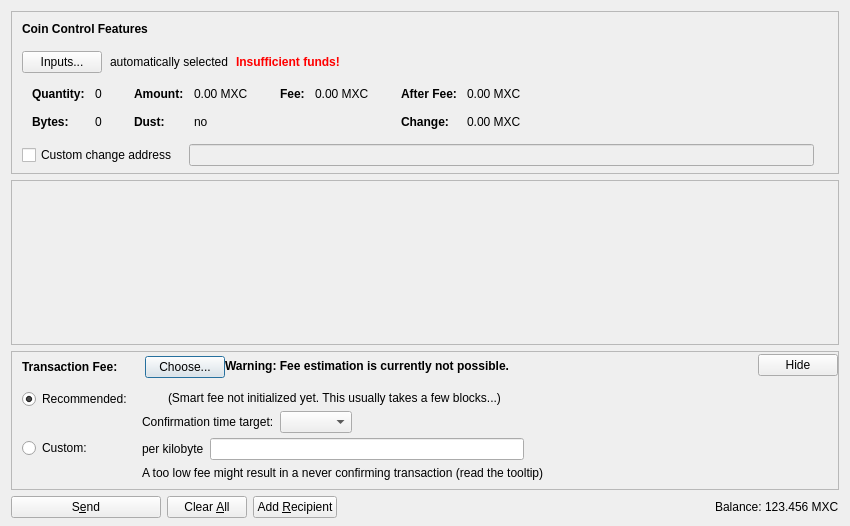
<?xml version="1.0" encoding="UTF-8"?>
<ui version="4.0">
 <class>SendCoinsDialog</class>
 <widget class="QDialog" name="SendCoinsDialog">
  <property name="geometry">
   <rect>
    <x>0</x>
    <y>0</y>
    <width>850</width>
    <height>526</height>
   </rect>
  </property>
  <property name="windowTitle">
   <string>Send Coins</string>
  </property>
  <layout class="QVBoxLayout" name="verticalLayout" stretch="0,1,0,0">
   <property name="bottomMargin">
    <number>8</number>
   </property>
   <item>
    <widget class="QFrame" name="frameCoinControl">
     <property name="sizePolicy">
      <sizepolicy hsizetype="Expanding" vsizetype="Expanding">
       <horstretch>0</horstretch>
       <verstretch>0</verstretch>
      </sizepolicy>
     </property>
     <property name="maximumSize">
      <size>
       <width>16777215</width>
       <height>16777215</height>
      </size>
     </property>
     <property name="frameShape">
      <enum>QFrame::StyledPanel</enum>
     </property>
     <property name="frameShadow">
      <enum>QFrame::Sunken</enum>
     </property>
     <layout class="QVBoxLayout" name="verticalLayoutCoinControl2">
      <property name="spacing">
       <number>0</number>
      </property>
      <property name="leftMargin">
       <number>0</number>
      </property>
      <property name="topMargin">
       <number>0</number>
      </property>
      <property name="rightMargin">
       <number>0</number>
      </property>
      <property name="bottomMargin">
       <number>6</number>
      </property>
      <item>
       <layout class="QVBoxLayout" name="verticalLayoutCoinControl" stretch="0,0,0,0,1">
        <property name="spacing">
         <number>0</number>
        </property>
        <property name="leftMargin">
         <number>10</number>
        </property>
        <property name="topMargin">
         <number>10</number>
        </property>
        <item>
         <layout class="QHBoxLayout" name="horizontalLayoutCoinControl1">
          <property name="bottomMargin">
           <number>15</number>
          </property>
          <item>
           <widget class="QLabel" name="labelCoinControlFeatures">
            <property name="sizePolicy">
             <sizepolicy hsizetype="Preferred" vsizetype="Maximum">
              <horstretch>0</horstretch>
              <verstretch>0</verstretch>
             </sizepolicy>
            </property>
            <property name="font">
             <font>
              <weight>75</weight>
              <bold>true</bold>
             </font>
            </property>
            <property name="styleSheet">
             <string notr="true">font-weight:bold;</string>
            </property>
            <property name="text">
             <string>Coin Control Features</string>
            </property>
           </widget>
          </item>
         </layout>
        </item>
        <item>
         <layout class="QHBoxLayout" name="horizontalLayoutCoinControl2" stretch="0,0,0,0">
          <property name="spacing">
           <number>8</number>
          </property>
          <property name="bottomMargin">
           <number>10</number>
          </property>
          <item>
           <widget class="QPushButton" name="pushButtonCoinControl">
            <property name="styleSheet">
             <string notr="true"/>
            </property>
            <property name="text">
             <string>Inputs...</string>
            </property>
            <property name="autoDefault">
             <bool>false</bool>
            </property>
           </widget>
          </item>
          <item>
           <widget class="QLabel" name="labelCoinControlAutomaticallySelected">
            <property name="text">
             <string>automatically selected</string>
            </property>
            <property name="margin">
             <number>5</number>
            </property>
           </widget>
          </item>
          <item>
           <widget class="QLabel" name="labelCoinControlInsuffFunds">
            <property name="font">
             <font>
              <weight>75</weight>
              <bold>true</bold>
             </font>
            </property>
            <property name="styleSheet">
             <string notr="true">color:red;font-weight:bold;</string>
            </property>
            <property name="text">
             <string>Insufficient funds!</string>
            </property>
            <property name="margin">
             <number>5</number>
            </property>
           </widget>
          </item>
          <item>
           <spacer name="horizontalSpacerCoinControl">
            <property name="orientation">
             <enum>Qt::Horizontal</enum>
            </property>
            <property name="sizeHint" stdset="0">
             <size>
              <width>40</width>
              <height>1</height>
             </size>
            </property>
           </spacer>
          </item>
         </layout>
        </item>
        <item>
         <widget class="QWidget" name="widgetCoinControl" native="true">
          <property name="sizePolicy">
           <sizepolicy hsizetype="Preferred" vsizetype="Preferred">
            <horstretch>0</horstretch>
            <verstretch>0</verstretch>
           </sizepolicy>
          </property>
          <property name="minimumSize">
           <size>
            <width>0</width>
            <height>0</height>
           </size>
          </property>
          <property name="styleSheet">
           <string notr="true"/>
          </property>
          <layout class="QHBoxLayout" name="horizontalLayoutCoinControl5">
           <property name="leftMargin">
            <number>0</number>
           </property>
           <property name="topMargin">
            <number>0</number>
           </property>
           <property name="rightMargin">
            <number>0</number>
           </property>
           <property name="bottomMargin">
            <number>0</number>
           </property>
           <item>
            <layout class="QHBoxLayout" name="horizontalLayoutCoinControl3" stretch="0,0,0,1">
             <property name="spacing">
              <number>20</number>
             </property>
             <property name="topMargin">
              <number>0</number>
             </property>
             <property name="bottomMargin">
              <number>10</number>
             </property>
             <item>
              <layout class="QFormLayout" name="formLayoutCoinControl1">
               <property name="horizontalSpacing">
                <number>10</number>
               </property>
               <property name="verticalSpacing">
                <number>14</number>
               </property>
               <property name="leftMargin">
                <number>10</number>
               </property>
               <property name="topMargin">
                <number>4</number>
               </property>
               <property name="rightMargin">
                <number>6</number>
               </property>
               <item row="0" column="0">
                <widget class="QLabel" name="labelCoinControlQuantityText">
                 <property name="font">
                  <font>
                   <weight>75</weight>
                   <bold>true</bold>
                  </font>
                 </property>
                 <property name="text">
                  <string>Quantity:</string>
                 </property>
                 <property name="margin">
                  <number>0</number>
                 </property>
                </widget>
               </item>
               <item row="0" column="1">
                <widget class="QLabel" name="labelCoinControlQuantity">
                 <property name="cursor">
                  <cursorShape>IBeamCursor</cursorShape>
                 </property>
                 <property name="contextMenuPolicy">
                  <enum>Qt::ActionsContextMenu</enum>
                 </property>
                 <property name="text">
                  <string notr="true">0</string>
                 </property>
                 <property name="margin">
                  <number>0</number>
                 </property>
                 <property name="textInteractionFlags">
                  <set>Qt::LinksAccessibleByMouse|Qt::TextSelectableByKeyboard|Qt::TextSelectableByMouse</set>
                 </property>
                </widget>
               </item>
               <item row="1" column="0">
                <widget class="QLabel" name="labelCoinControlBytesText">
                 <property name="font">
                  <font>
                   <weight>75</weight>
                   <bold>true</bold>
                  </font>
                 </property>
                 <property name="text">
                  <string>Bytes:</string>
                 </property>
                </widget>
               </item>
               <item row="1" column="1">
                <widget class="QLabel" name="labelCoinControlBytes">
                 <property name="cursor">
                  <cursorShape>IBeamCursor</cursorShape>
                 </property>
                 <property name="contextMenuPolicy">
                  <enum>Qt::ActionsContextMenu</enum>
                 </property>
                 <property name="text">
                  <string notr="true">0</string>
                 </property>
                 <property name="textInteractionFlags">
                  <set>Qt::LinksAccessibleByMouse|Qt::TextSelectableByKeyboard|Qt::TextSelectableByMouse</set>
                 </property>
                </widget>
               </item>
              </layout>
             </item>
             <item>
              <layout class="QFormLayout" name="formLayoutCoinControl2">
               <property name="horizontalSpacing">
                <number>10</number>
               </property>
               <property name="verticalSpacing">
                <number>14</number>
               </property>
               <property name="leftMargin">
                <number>6</number>
               </property>
               <property name="topMargin">
                <number>4</number>
               </property>
               <property name="rightMargin">
                <number>6</number>
               </property>
               <item row="0" column="0">
                <widget class="QLabel" name="labelCoinControlAmountText">
                 <property name="font">
                  <font>
                   <weight>75</weight>
                   <bold>true</bold>
                  </font>
                 </property>
                 <property name="text">
                  <string>Amount:</string>
                 </property>
                 <property name="margin">
                  <number>0</number>
                 </property>
                </widget>
               </item>
               <item row="0" column="1">
                <widget class="QLabel" name="labelCoinControlAmount">
                 <property name="cursor">
                  <cursorShape>IBeamCursor</cursorShape>
                 </property>
                 <property name="contextMenuPolicy">
                  <enum>Qt::ActionsContextMenu</enum>
                 </property>
                 <property name="text">
                  <string notr="true">0.00 MXC</string>
                 </property>
                 <property name="textInteractionFlags">
                  <set>Qt::LinksAccessibleByMouse|Qt::TextSelectableByKeyboard|Qt::TextSelectableByMouse</set>
                 </property>
                </widget>
               </item>
               <item row="1" column="0">
                <widget class="QLabel" name="labelCoinControlLowOutputText">
                 <property name="font">
                  <font>
                   <weight>75</weight>
                   <bold>true</bold>
                  </font>
                 </property>
                 <property name="text">
                  <string>Dust:</string>
                 </property>
                </widget>
               </item>
               <item row="1" column="1">
                <widget class="QLabel" name="labelCoinControlLowOutput">
                 <property name="cursor">
                  <cursorShape>IBeamCursor</cursorShape>
                 </property>
                 <property name="contextMenuPolicy">
                  <enum>Qt::ActionsContextMenu</enum>
                 </property>
                 <property name="text">
                  <string notr="true">no</string>
                 </property>
                 <property name="textInteractionFlags">
                  <set>Qt::LinksAccessibleByMouse|Qt::TextSelectableByKeyboard|Qt::TextSelectableByMouse</set>
                 </property>
                </widget>
               </item>
              </layout>
             </item>
             <item>
              <layout class="QFormLayout" name="formLayoutCoinControl3">
               <property name="horizontalSpacing">
                <number>10</number>
               </property>
               <property name="verticalSpacing">
                <number>14</number>
               </property>
               <property name="leftMargin">
                <number>6</number>
               </property>
               <property name="topMargin">
                <number>4</number>
               </property>
               <property name="rightMargin">
                <number>6</number>
               </property>
               <item row="0" column="0">
                <widget class="QLabel" name="labelCoinControlFeeText">
                 <property name="font">
                  <font>
                   <weight>75</weight>
                   <bold>true</bold>
                  </font>
                 </property>
                 <property name="text">
                  <string>Fee:</string>
                 </property>
                 <property name="margin">
                  <number>0</number>
                 </property>
                </widget>
               </item>
               <item row="0" column="1">
                <widget class="QLabel" name="labelCoinControlFee">
                 <property name="cursor">
                  <cursorShape>IBeamCursor</cursorShape>
                 </property>
                 <property name="contextMenuPolicy">
                  <enum>Qt::ActionsContextMenu</enum>
                 </property>
                 <property name="text">
                  <string notr="true">0.00 MXC</string>
                 </property>
                 <property name="textInteractionFlags">
                  <set>Qt::LinksAccessibleByMouse|Qt::TextSelectableByKeyboard|Qt::TextSelectableByMouse</set>
                 </property>
                </widget>
               </item>
              </layout>
             </item>
             <item>
              <layout class="QFormLayout" name="formLayoutCoinControl4">
               <property name="horizontalSpacing">
                <number>10</number>
               </property>
               <property name="verticalSpacing">
                <number>14</number>
               </property>
               <property name="leftMargin">
                <number>6</number>
               </property>
               <property name="topMargin">
                <number>4</number>
               </property>
               <property name="rightMargin">
                <number>6</number>
               </property>
               <item row="0" column="0">
                <widget class="QLabel" name="labelCoinControlAfterFeeText">
                 <property name="font">
                  <font>
                   <weight>75</weight>
                   <bold>true</bold>
                  </font>
                 </property>
                 <property name="text">
                  <string>After Fee:</string>
                 </property>
                 <property name="margin">
                  <number>0</number>
                 </property>
                </widget>
               </item>
               <item row="0" column="1">
                <widget class="QLabel" name="labelCoinControlAfterFee">
                 <property name="cursor">
                  <cursorShape>IBeamCursor</cursorShape>
                 </property>
                 <property name="contextMenuPolicy">
                  <enum>Qt::ActionsContextMenu</enum>
                 </property>
                 <property name="text">
                  <string notr="true">0.00 MXC</string>
                 </property>
                 <property name="textInteractionFlags">
                  <set>Qt::LinksAccessibleByMouse|Qt::TextSelectableByKeyboard|Qt::TextSelectableByMouse</set>
                 </property>
                </widget>
               </item>
               <item row="1" column="0">
                <widget class="QLabel" name="labelCoinControlChangeText">
                 <property name="font">
                  <font>
                   <weight>75</weight>
                   <bold>true</bold>
                  </font>
                 </property>
                 <property name="text">
                  <string>Change:</string>
                 </property>
                </widget>
               </item>
               <item row="1" column="1">
                <widget class="QLabel" name="labelCoinControlChange">
                 <property name="cursor">
                  <cursorShape>IBeamCursor</cursorShape>
                 </property>
                 <property name="contextMenuPolicy">
                  <enum>Qt::ActionsContextMenu</enum>
                 </property>
                 <property name="text">
                  <string notr="true">0.00 MXC</string>
                 </property>
                 <property name="textInteractionFlags">
                  <set>Qt::LinksAccessibleByMouse|Qt::TextSelectableByKeyboard|Qt::TextSelectableByMouse</set>
                 </property>
                </widget>
               </item>
              </layout>
             </item>
            </layout>
           </item>
          </layout>
         </widget>
        </item>
        <item>
         <layout class="QHBoxLayout" name="horizontalLayoutCoinControl4" stretch="0,0,0">
          <property name="spacing">
           <number>12</number>
          </property>
          <property name="sizeConstraint">
           <enum>QLayout::SetDefaultConstraint</enum>
          </property>
          <property name="topMargin">
           <number>5</number>
          </property>
          <property name="rightMargin">
           <number>5</number>
          </property>
          <item>
           <widget class="QCheckBox" name="checkBoxCoinControlChange">
            <property name="toolTip">
             <string>If this is activated, but the change address is empty or invalid, change will be sent to a newly generated address.</string>
            </property>
            <property name="text">
             <string>Custom change address</string>
            </property>
           </widget>
          </item>
          <item>
           <widget class="QValidatedLineEdit" name="lineEditCoinControlChange">
            <property name="enabled">
             <bool>false</bool>
            </property>
            <property name="sizePolicy">
             <sizepolicy hsizetype="Expanding" vsizetype="Fixed">
              <horstretch>0</horstretch>
              <verstretch>0</verstretch>
             </sizepolicy>
            </property>
           </widget>
          </item>
          <item>
           <widget class="QLabel" name="labelCoinControlChangeLabel">
            <property name="sizePolicy">
             <sizepolicy hsizetype="Preferred" vsizetype="Expanding">
              <horstretch>0</horstretch>
              <verstretch>0</verstretch>
             </sizepolicy>
            </property>
            <property name="minimumSize">
             <size>
              <width>0</width>
              <height>0</height>
             </size>
            </property>
            <property name="text">
             <string/>
            </property>
            <property name="margin">
             <number>3</number>
            </property>
           </widget>
          </item>
         </layout>
        </item>
        <item>
         <spacer name="verticalSpacerCoinControl">
          <property name="orientation">
           <enum>Qt::Vertical</enum>
          </property>
          <property name="sizeHint" stdset="0">
           <size>
            <width>800</width>
            <height>1</height>
           </size>
          </property>
         </spacer>
        </item>
       </layout>
      </item>
     </layout>
    </widget>
   </item>
   <item>
    <widget class="QScrollArea" name="scrollArea">
     <property name="widgetResizable">
      <bool>true</bool>
     </property>
     <widget class="QWidget" name="scrollAreaWidgetContents">
      <property name="geometry">
       <rect>
        <x>0</x>
        <y>0</y>
        <width>830</width>
        <height>104</height>
       </rect>
      </property>
      <layout class="QVBoxLayout" name="verticalLayout_2" stretch="0,1">
       <property name="leftMargin">
        <number>0</number>
       </property>
       <property name="topMargin">
        <number>0</number>
       </property>
       <property name="rightMargin">
        <number>0</number>
       </property>
       <property name="bottomMargin">
        <number>0</number>
       </property>
       <item>
        <layout class="QVBoxLayout" name="entries">
         <property name="spacing">
          <number>6</number>
         </property>
        </layout>
       </item>
       <item>
        <spacer name="verticalSpacer">
         <property name="orientation">
          <enum>Qt::Vertical</enum>
         </property>
         <property name="sizeHint" stdset="0">
          <size>
           <width>20</width>
           <height>40</height>
          </size>
         </property>
        </spacer>
       </item>
      </layout>
     </widget>
    </widget>
   </item>
   <item>
    <widget class="QFrame" name="frameFee">
     <property name="sizePolicy">
      <sizepolicy hsizetype="Expanding" vsizetype="Expanding">
       <horstretch>0</horstretch>
       <verstretch>0</verstretch>
      </sizepolicy>
     </property>
     <property name="maximumSize">
      <size>
       <width>16777215</width>
       <height>16777215</height>
      </size>
     </property>
     <property name="frameShape">
      <enum>QFrame::StyledPanel</enum>
     </property>
     <property name="frameShadow">
      <enum>QFrame::Sunken</enum>
     </property>
     <layout class="QVBoxLayout" name="verticalLayoutFee1">
      <property name="spacing">
       <number>0</number>
      </property>
      <property name="leftMargin">
       <number>0</number>
      </property>
      <property name="topMargin">
       <number>0</number>
      </property>
      <property name="rightMargin">
       <number>0</number>
      </property>
      <property name="bottomMargin">
       <number>0</number>
      </property>
      <item>
       <layout class="QVBoxLayout" name="verticalLayoutFee2" stretch="0,0,0">
        <property name="spacing">
         <number>0</number>
        </property>
        <property name="leftMargin">
         <number>10</number>
        </property>
        <property name="topMargin">
         <number>0</number>
        </property>
        <item>
         <layout class="QHBoxLayout" name="horizontalLayoutFee1">
          <property name="bottomMargin">
           <number>0</number>
          </property>
          <item>
           <layout class="QVBoxLayout" name="verticalLayoutFee7">
            <property name="spacing">
             <number>0</number>
            </property>
            <item>
             <spacer name="verticalSpacerSmartFee">
              <property name="orientation">
               <enum>Qt::Vertical</enum>
              </property>
              <property name="sizeType">
               <enum>QSizePolicy::Fixed</enum>
              </property>
              <property name="sizeHint" stdset="0">
               <size>
                <width>1</width>
                <height>4</height>
               </size>
              </property>
             </spacer>
            </item>
            <item>
             <layout class="QHBoxLayout" name="horizontalLayoutSmartFee">
              <property name="spacing">
               <number>10</number>
              </property>
              <item>
               <widget class="QLabel" name="labelFeeHeadline">
                <property name="sizePolicy">
                 <sizepolicy hsizetype="Preferred" vsizetype="Maximum">
                  <horstretch>0</horstretch>
                  <verstretch>0</verstretch>
                 </sizepolicy>
                </property>
                <property name="font">
                 <font>
                  <weight>75</weight>
                  <bold>true</bold>
                 </font>
                </property>
                <property name="styleSheet">
                 <string notr="true">font-weight:bold;</string>
                </property>
                <property name="text">
                 <string>Transaction Fee:</string>
                </property>
               </widget>
              </item>
              <item>
               <widget class="QLabel" name="labelFeeMinimized">
                <property name="text">
                 <string/>
                </property>
               </widget>
              </item>
              <item>
               <widget class="QPushButton" name="buttonChooseFee">
                <property name="text">
                 <string>Choose...</string>
                </property>
               </widget>
              </item>
             </layout>
            </item>
            <item>
             <spacer name="verticalSpacer_5">
              <property name="orientation">
               <enum>Qt::Vertical</enum>
              </property>
              <property name="sizeHint" stdset="0">
               <size>
                <width>1</width>
                <height>1</height>
               </size>
              </property>
             </spacer>
            </item>
           </layout>
          </item>
          <item>
           <widget class="QLabel" name="fallbackFeeWarningLabel">
            <property name="toolTip">
             <string>Using the fallbackfee can result in sending a transaction that will take several hours or days (or never) to confirm. Consider choosing your fee manually or wait until you have validated the complete chain.</string>
            </property>
            <property name="font">
            <font>
                <weight>75</weight>
                <bold>true</bold>
            </font>
            </property>
            <property name="text">
             <string>Warning: Fee estimation is currently not possible.</string>
            </property>
            <property name="wordWrap">
             <bool>false</bool>
            </property>
           </widget>
          </item>
          <item>
           <spacer name="horizontalSpacer_4">
            <property name="orientation">
             <enum>Qt::Horizontal</enum>
            </property>
            <property name="sizeType">
             <enum>QSizePolicy::MinimumExpanding</enum>
            </property>
            <property name="sizeHint" stdset="0">
             <size>
              <width>40</width>
              <height>20</height>
             </size>
            </property>
           </spacer>
          </item>
          <item>
           <widget class="QPushButton" name="buttonMinimizeFee">
            <property name="toolTip">
             <string>collapse fee-settings</string>
            </property>
            <property name="text">
             <string>Hide</string>
            </property>
           </widget>
          </item>
         </layout>
        </item>
        <item>
         <widget class="QFrame" name="frameFeeSelection">
          <layout class="QVBoxLayout" name="verticalLayoutFee12">
           <property name="spacing">
            <number>0</number>
           </property>
           <property name="leftMargin">
            <number>0</number>
           </property>
           <property name="topMargin">
            <number>0</number>
           </property>
           <property name="rightMargin">
            <number>0</number>
           </property>
           <property name="bottomMargin">
            <number>0</number>
           </property>
           <item>
            <layout class="QGridLayout" name="gridLayoutFee">
             <property name="topMargin">
              <number>10</number>
             </property>
             <property name="bottomMargin">
              <number>4</number>
             </property>
             <property name="horizontalSpacing">
              <number>10</number>
             </property>
             <property name="verticalSpacing">
              <number>4</number>
             </property>
             <item row="1" column="1">
              <layout class="QVBoxLayout" name="verticalLayoutFee8">
               <property name="spacing">
                <number>6</number>
               </property>
               <item>
                <layout class="QHBoxLayout" name="horizontalLayoutFee13">
                 <item>
                  <widget class="QLabel" name="labelCustomPerKilobyte">
                   <property name="toolTip">
                    <string>Specify a custom fee per kB (1,000 bytes) of the transaction's virtual size.

Note:  Since the fee is calculated on a per-byte basis, a fee of "100 satoshis per kB" for a transaction size of 500 bytes (half of 1 kB) would ultimately yield a fee of only 50 satoshis.</string>
                   </property>
                   <property name="text">
                    <string>per kilobyte</string>
                   </property>
                  </widget>
                 </item>
                 <item>
                  <widget class="BitcoinAmountField" name="customFee"/>
                 </item>
                 <item>
                  <spacer name="horizontalSpacer_6">
                   <property name="orientation">
                    <enum>Qt::Horizontal</enum>
                   </property>
                   <property name="sizeHint" stdset="0">
                    <size>
                     <width>1</width>
                     <height>1</height>
                    </size>
                   </property>
                  </spacer>
                 </item>
                </layout>
               </item>
               <item>
                <layout class="QHBoxLayout" name="horizontalLayoutFee8">
                 <item>
                  <widget class="QLabel" name="labelCustomFeeWarning">
                   <property name="enabled">
                    <bool>true</bool>
                   </property>
                   <property name="toolTip">
                    <string>When there is less transaction volume than space in the blocks, miners as well as relaying nodes may enforce a minimum fee. Paying only this minimum fee is just fine, but be aware that this can result in a never confirming transaction once there is more demand for maximcoin transactions than the network can process.</string>
                   </property>
                   <property name="text">
                    <string>A too low fee might result in a never confirming transaction (read the tooltip)</string>
                   </property>
                  </widget>
                 </item>
                 <item>
                  <spacer name="horizontalSpacer_2">
                   <property name="orientation">
                    <enum>Qt::Horizontal</enum>
                   </property>
                   <property name="sizeHint" stdset="0">
                    <size>
                     <width>1</width>
                     <height>1</height>
                    </size>
                   </property>
                  </spacer>
                 </item>
                </layout>
               </item>
              </layout>
             </item>
             <item row="0" column="0">
              <layout class="QVBoxLayout" name="verticalLayoutFee4" stretch="0,1">
               <item>
                <widget class="QRadioButton" name="radioSmartFee">
                 <property name="text">
                  <string>Recommended:</string>
                 </property>
                 <property name="checked">
                  <bool>true</bool>
                 </property>
                 <attribute name="buttonGroup">
                  <string notr="true">groupFee</string>
                 </attribute>
                </widget>
               </item>
               <item>
                <spacer name="verticalSpacer_2">
                 <property name="orientation">
                  <enum>Qt::Vertical</enum>
                 </property>
                 <property name="sizeHint" stdset="0">
                  <size>
                   <width>1</width>
                   <height>1</height>
                  </size>
                 </property>
                </spacer>
               </item>
              </layout>
             </item>
             <item row="1" column="0">
              <layout class="QVBoxLayout" name="verticalLayoutFee9" stretch="0,1">
               <item>
                <widget class="QRadioButton" name="radioCustomFee">
                 <property name="text">
                  <string>Custom:</string>
                 </property>
                 <attribute name="buttonGroup">
                  <string notr="true">groupFee</string>
                 </attribute>
                </widget>
               </item>
               <item>
                <spacer name="verticalSpacer_6">
                 <property name="orientation">
                  <enum>Qt::Vertical</enum>
                 </property>
                 <property name="sizeHint" stdset="0">
                  <size>
                   <width>1</width>
                   <height>1</height>
                  </size>
                 </property>
                </spacer>
               </item>
              </layout>
             </item>
             <item row="0" column="1">
              <layout class="QVBoxLayout" name="verticalLayoutFee3" stretch="0,0,1">
               <property name="spacing">
                <number>6</number>
               </property>
               <property name="topMargin">
                <number>2</number>
               </property>
               <item>
                <layout class="QHBoxLayout" name="horizontalLayoutFee12">
                 <item>
                  <widget class="QLabel" name="labelSmartFee">
                   <property name="text">
                    <string/>
                   </property>
                  </widget>
                 </item>
                 <item>
                  <widget class="QLabel" name="labelFeeEstimation">
                   <property name="text">
                    <string/>
                   </property>
                  </widget>
                 </item>
                 <item>
                  <widget class="QLabel" name="labelSmartFee2">
                   <property name="text">
                    <string>(Smart fee not initialized yet. This usually takes a few blocks...)</string>
                   </property>
                  </widget>
                 </item>
                 <item>
                  <spacer name="horizontalSpacer_5">
                   <property name="orientation">
                    <enum>Qt::Horizontal</enum>
                   </property>
                   <property name="sizeHint" stdset="0">
                    <size>
                     <width>1</width>
                     <height>1</height>
                    </size>
                   </property>
                  </spacer>
                 </item>
                </layout>
               </item>
               <item>
                <layout class="QHBoxLayout" name="horizontalLayoutFee9">
                 <item>
                  <layout class="QVBoxLayout" name="verticalLayoutFee6">
                   <item>
                    <widget class="QLabel" name="labelSmartFee3">
                     <property name="text">
                      <string>Confirmation time target:</string>
                     </property>
                    </widget>
                   </item>
                  </layout>
                 </item>
                 <item>
                  <layout class="QVBoxLayout" name="verticalLayoutFee5">
                   <property name="rightMargin">
                    <number>30</number>
                   </property>
                   <item>
                    <layout class="QHBoxLayout" name="horizontalLayoutConfTarget">
                     <property name="bottomMargin">
                      <number>0</number>
                     </property>
                     <item>
                      <widget class="QComboBox" name="confTargetSelector"/>
                     </item>
                     <item>
                      <spacer name="horizontalSpacerConfTarget">
                       <property name="orientation">
                        <enum>Qt::Horizontal</enum>
                       </property>
                       <property name="sizeHint" stdset="0">
                        <size>
                         <width>40</width>
                         <height>20</height>
                        </size>
                       </property>
                      </spacer>
                     </item>
                    </layout>
                   </item>
                  </layout>
                 </item>
                </layout>
               </item>
               <item>
                <spacer name="verticalSpacer_4">
                 <property name="orientation">
                  <enum>Qt::Vertical</enum>
                 </property>
                 <property name="sizeHint" stdset="0">
                  <size>
                   <width>1</width>
                   <height>1</height>
                  </size>
                 </property>
                </spacer>
               </item>
              </layout>
             </item>
            </layout>
           </item>
          </layout>
         </widget>
        </item>
        <item>
         <spacer name="verticalSpacerFee">
          <property name="orientation">
           <enum>Qt::Vertical</enum>
          </property>
          <property name="sizeHint" stdset="0">
           <size>
            <width>40</width>
            <height>5</height>
           </size>
          </property>
         </spacer>
        </item>
       </layout>
      </item>
     </layout>
    </widget>
   </item>
   <item>
    <layout class="QHBoxLayout" name="horizontalLayout">
     <item>
      <widget class="QPushButton" name="sendButton">
       <property name="minimumSize">
        <size>
         <width>150</width>
         <height>0</height>
        </size>
       </property>
       <property name="toolTip">
        <string>Confirm the send action</string>
       </property>
       <property name="text">
        <string>S&amp;end</string>
       </property>
       <property name="icon">
        <iconset resource="../bitcoin.qrc">
         <normaloff>:/icons/send</normaloff>:/icons/send</iconset>
       </property>
       <property name="autoDefault">
        <bool>false</bool>
       </property>
       <property name="default">
        <bool>false</bool>
       </property>
      </widget>
     </item>
     <item>
      <widget class="QPushButton" name="clearButton">
       <property name="sizePolicy">
        <sizepolicy hsizetype="Minimum" vsizetype="Fixed">
         <horstretch>0</horstretch>
         <verstretch>0</verstretch>
        </sizepolicy>
       </property>
       <property name="toolTip">
        <string>Clear all fields of the form.</string>
       </property>
       <property name="text">
        <string>Clear &amp;All</string>
       </property>
       <property name="icon">
        <iconset resource="../bitcoin.qrc">
         <normaloff>:/icons/remove</normaloff>:/icons/remove</iconset>
       </property>
       <property name="autoDefault">
        <bool>false</bool>
       </property>
      </widget>
     </item>
     <item>
      <widget class="QPushButton" name="addButton">
       <property name="toolTip">
        <string>Send to multiple recipients at once</string>
       </property>
       <property name="text">
        <string>Add &amp;Recipient</string>
       </property>
       <property name="icon">
        <iconset resource="../bitcoin.qrc">
         <normaloff>:/icons/add</normaloff>:/icons/add</iconset>
       </property>
       <property name="autoDefault">
        <bool>false</bool>
       </property>
      </widget>
     </item>
     <item>
      <spacer name="horizontalSpacer">
       <property name="orientation">
        <enum>Qt::Horizontal</enum>
       </property>
       <property name="sizeHint" stdset="0">
        <size>
         <width>40</width>
         <height>20</height>
        </size>
       </property>
      </spacer>
     </item>
     <item>
      <layout class="QHBoxLayout" name="horizontalLayout_2">
       <property name="spacing">
        <number>3</number>
       </property>
       <item>
        <widget class="QLabel" name="label">
         <property name="sizePolicy">
          <sizepolicy hsizetype="Preferred" vsizetype="Fixed">
           <horstretch>0</horstretch>
           <verstretch>0</verstretch>
          </sizepolicy>
         </property>
         <property name="text">
          <string>Balance:</string>
         </property>
        </widget>
       </item>
       <item>
        <widget class="QLabel" name="labelBalance">
         <property name="sizePolicy">
          <sizepolicy hsizetype="Preferred" vsizetype="Fixed">
           <horstretch>0</horstretch>
           <verstretch>0</verstretch>
          </sizepolicy>
         </property>
         <property name="cursor">
          <cursorShape>IBeamCursor</cursorShape>
         </property>
         <property name="text">
          <string notr="true">123.456 MXC</string>
         </property>
         <property name="textInteractionFlags">
          <set>Qt::LinksAccessibleByMouse|Qt::TextSelectableByKeyboard|Qt::TextSelectableByMouse</set>
         </property>
        </widget>
       </item>
      </layout>
     </item>
    </layout>
   </item>
  </layout>
 </widget>
 <customwidgets>
  <customwidget>
   <class>QValidatedLineEdit</class>
   <extends>QLineEdit</extends>
   <header>qt/qvalidatedlineedit.h</header>
  </customwidget>
  <customwidget>
   <class>BitcoinAmountField</class>
   <extends>QLineEdit</extends>
   <header>qt/bitcoinamountfield.h</header>
   <container>1</container>
  </customwidget>
 </customwidgets>
 <resources>
  <include location="../bitcoin.qrc"/>
 </resources>
 <connections/>
 <buttongroups>
  <buttongroup name="groupFee"/>
 </buttongroups>
</ui>
